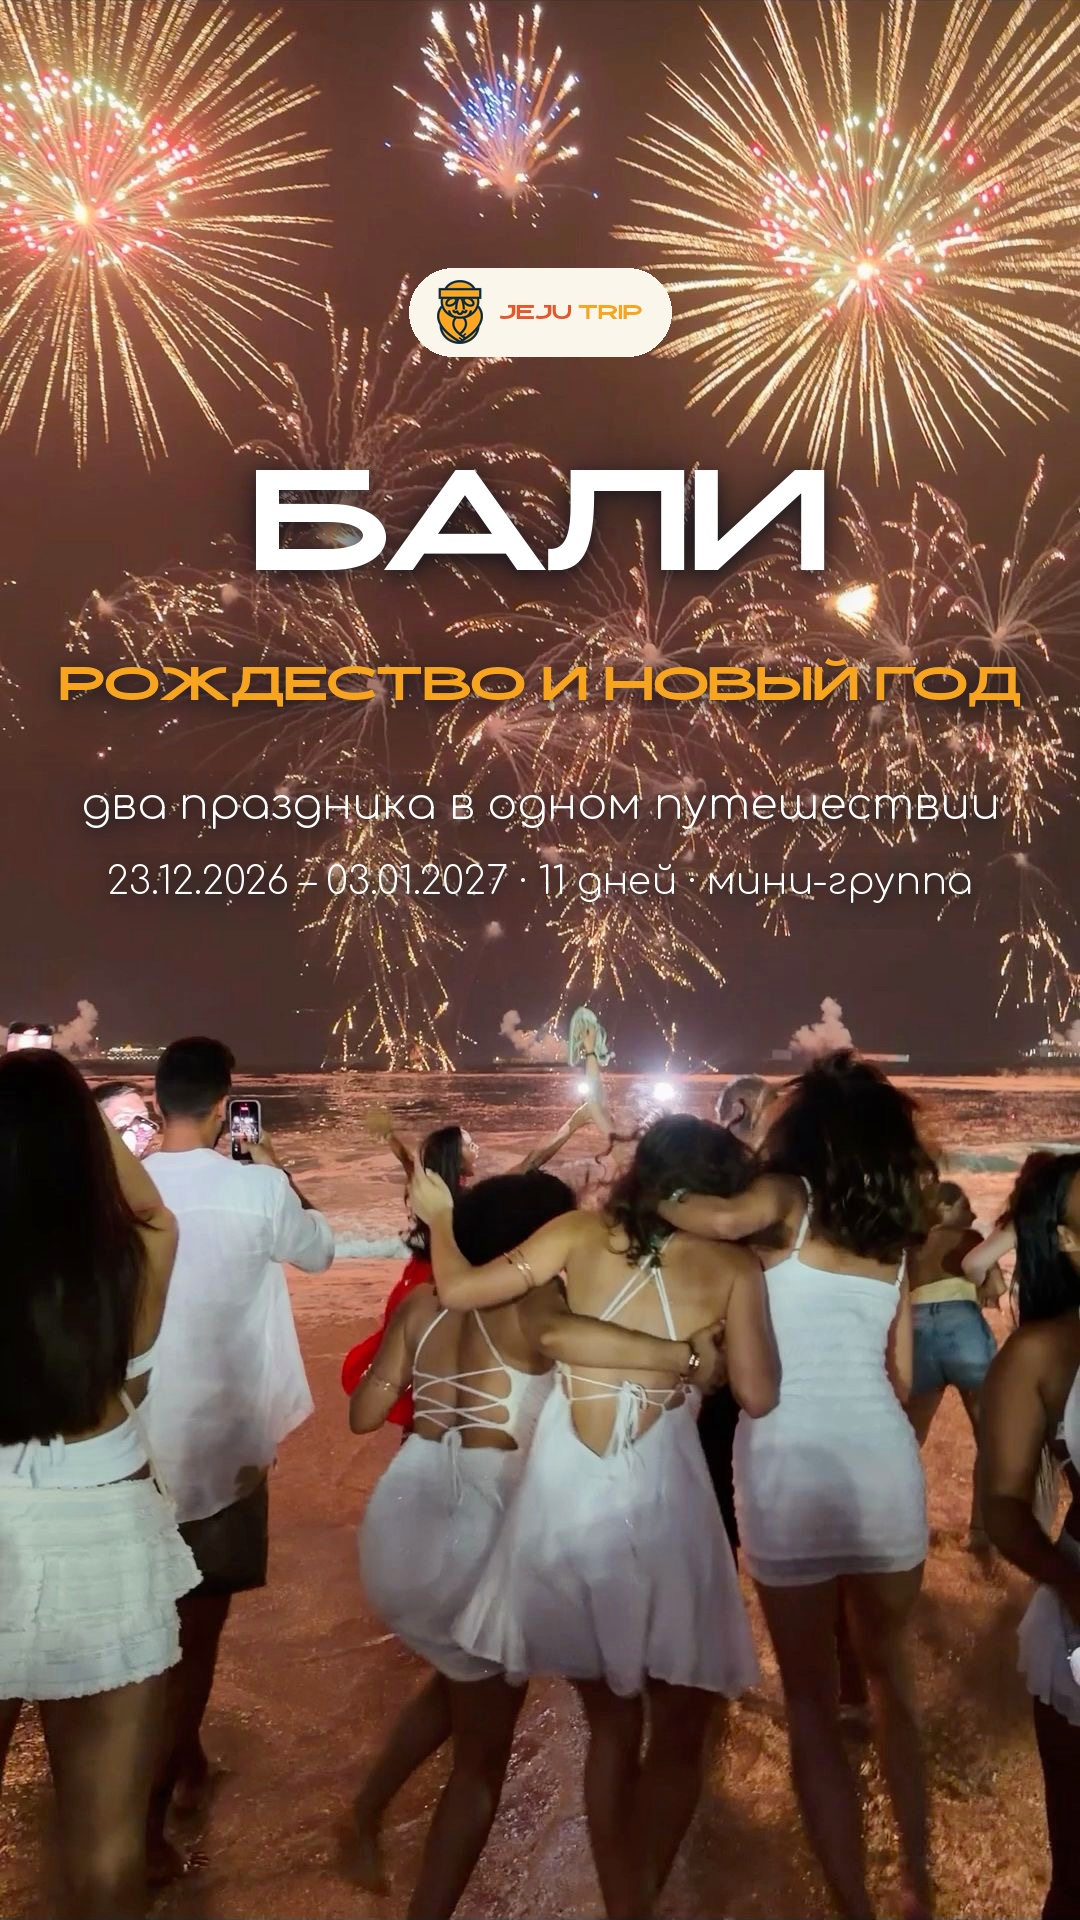

The script that saved this image:
# Обложка Reels 1080×1920: яркое фото без затемнения, крупный заголовок Advaken на всю ширину, текст в зоне 3:4 (y 240–1680).
from PIL import Image, ImageDraw, ImageFont, ImageFilter, ImageEnhance
W, H = 1080, 1920
NAVY, ORANGE, RED, WHITE, CREAM = (30, 43, 60), (247, 165, 32), (232, 87, 42), (255, 255, 255), (251, 246, 236)
FH, FB = 'fonts/AdvakenSans.otf', 'fonts/Comfortaa-Light.ttf'
im = Image.open('cover_photo.jpg').convert('RGB'); s = max(W / im.width, H / im.height)
im = im.resize((round(im.width * s), round(im.height * s)), Image.LANCZOS); x = (im.width - W) // 2; y = (im.height - H) // 2
im = ImageEnhance.Color(im.crop((x, y, x + W, y + H))).enhance(1.10).convert('RGBA')
def ctext(txt, f, size, fill, y, track=0, maxw=980, shadow=0.75):
    F = ImageFont.truetype(f, size)
    while sum(F.getlength(c) for c in txt) + track * (len(txt) - 1) > maxw: size -= 2; F = ImageFont.truetype(f, size)
    w = sum(F.getlength(c) for c in txt) + track * (len(txt) - 1)
    lay = Image.new('RGBA', (W, size * 2), (0, 0, 0, 0)); dl = ImageDraw.Draw(lay); x = (W - w) / 2
    for c in txt: dl.text((x, size // 3), c, font=F, fill=fill); x += F.getlength(c) + track
    a = lay.split()[3]
    for r, op in ((26, shadow), (8, shadow * .8)):
        s_ = Image.new('RGBA', lay.size, (5, 12, 25, 0)); s_.putalpha(a.filter(ImageFilter.GaussianBlur(r)).point(lambda v, op=op: int(v * op))); im.alpha_composite(s_, (0, y - size // 3 + 5))
    im.alpha_composite(lay, (0, y - size // 3))
logo = Image.open('logo.png').convert('RGBA'); lh = 64; logo = logo.resize((int(logo.width * lh / logo.height), lh), Image.LANCZOS)
d = ImageDraw.Draw(im); F = ImageFont.truetype(FH, 28); wj = F.getlength('JEJU '); tw = logo.width + 16 + wj + F.getlength('TRIP'); x0 = int((W - tw) / 2)
d.rounded_rectangle((x0 - 28, 268, x0 + tw + 28, 356), 44, fill=CREAM); im.alpha_composite(logo, (x0, 280))
d.text((x0 + logo.width + 16, 298), 'JEJU', font=F, fill=RED); d.text((x0 + logo.width + 16 + wj, 298), 'TRIP', font=F, fill=ORANGE)
ctext('БАЛИ', FH, 200, WHITE, 420)
ctext('РОЖДЕСТВО И НОВЫЙ ГОД', FH, 76, ORANGE, 650)
ctext('два праздника в одном путешествии', FB, 44, WHITE, 780, shadow=1.0)
ctext('23.12.2026 – 03.01.2027 · 11 дней · мини-группа', FB, 38, WHITE, 860, shadow=1.0)
im.convert('RGB').save('cover.jpg', quality=95)
